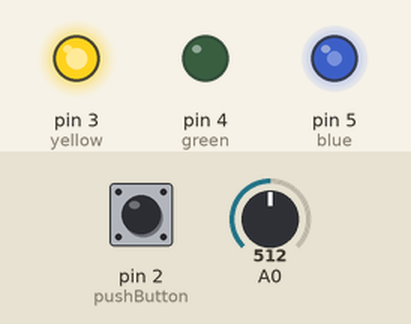
Simulated run of this sketch. Board: Arduino Uno, built with avr-gcc and run on an emulated ATmega328P. Parts: output pins drawn as LEDs (lit = HIGH). The test bench sets the inputs (shaded band); at power-on: A0 = 512, pin 2 (pushButton) HIGH. What the sketch prints to the serial monitor is not drawn.

Above: at 1.2 s.
1.3 s: A0 set to 716
At 2.5 s:
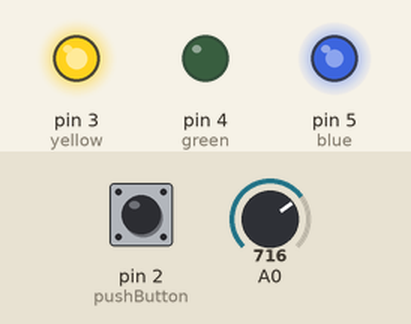
2.8 s: pin 2 (pushButton) pulled LOW for 0.15 s
At 2.88 s:
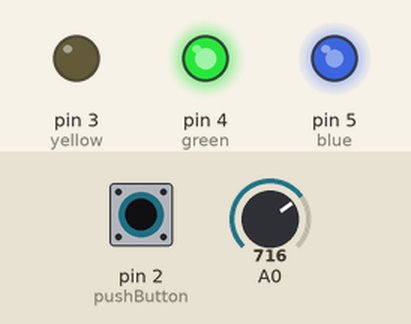
4.4 s: A0 set to 900
At 4.8 s:
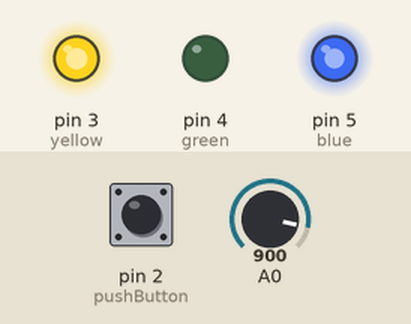
5.9 s: pin 2 (pushButton) pulled LOW for 1 s
At 6.7 s:
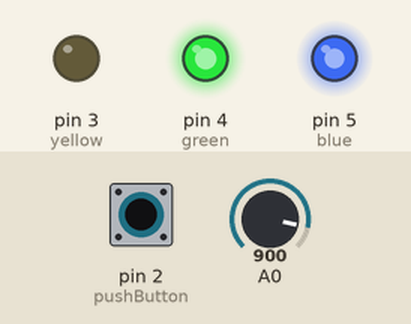
8.4 s: A0 set to 122
At 9.1 s:
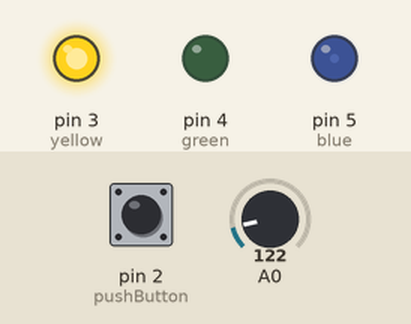
9.9 s: pin 2 (pushButton) pulled LOW for 0.15 s
At 9.97 s:
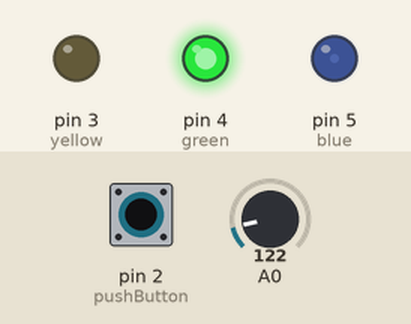
Timing chart, 0 to 12.5 s (numbered marks = the images above; inputs shaded):
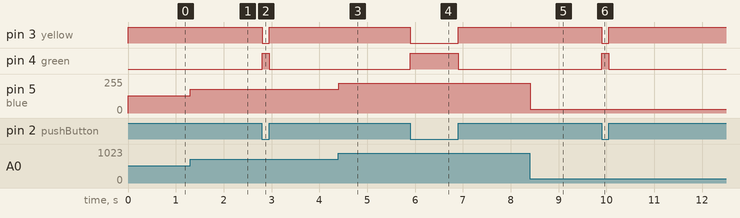

Measured:
- after the input at 1.3 s, pin 5 (blue): 128/255 → 179/255 at once
- after the input at 2.8 s, pin 3 (yellow): HIGH → LOW at once, → HIGH 0.15 s later; pin 4 (green): LOW → HIGH at once, → LOW 0.15 s later
- after the input at 4.4 s, pin 5 (blue): 179/255 → 225/255 at once
- after the input at 5.9 s, pin 3 (yellow): HIGH → LOW at once, → HIGH 1.0 s later; pin 4 (green): LOW → HIGH at once, → LOW 1.0 s later
- after the input at 8.4 s, pin 5 (blue): 225/255 → 30/255 at once
- after the input at 9.9 s, pin 3 (yellow): HIGH → LOW at once, → HIGH 0.15 s later; pin 4 (green): LOW → HIGH at once, → LOW 0.15 s later

The sketch:

led_controllor.ino
```cpp
/*create by Aven at April 17th for make design interact,
you can find more about this class on makedesigninteract.wordpress.com*/
int pushButton = 2;
int knob = 8;
int buttonState = 0;
int yellow = 3;
int green = 4;
int blue = 5;
void setup() {
  // initialize serial communication at 9600 bits per second:
  Serial.begin(9600);
  // make the pushbutton's pin an input:
  pinMode(pushButton, INPUT);
  //make the yellow,green,blue,(3,4,5) pin as output:
  pinMode(yellow, OUTPUT);
  pinMode(green, OUTPUT);
  pinMode(blue, OUTPUT);
}


void loop() {
  // read the input pin:
  buttonState = digitalRead(pushButton);
  int knobValue = analogRead(A0) / 4;

  if (buttonState == 0) {
    digitalWrite(yellow, LOW); //yellow off
    digitalWrite(green, HIGH); //green on
  } else {
    digitalWrite(yellow, HIGH);//yellow on
    digitalWrite(green, LOW);//green off
  }

  analogWrite(blue, knobValue);//blue on
  // print out the state of the button:
  Serial.println(knobValue);
  delay(1);        // delay in between reads for stability
}
```
